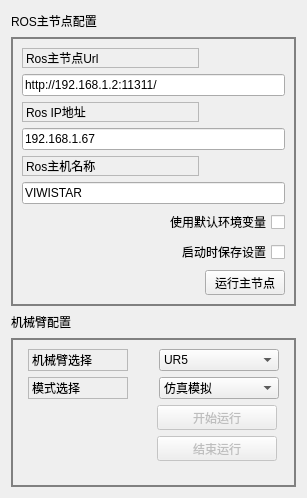
      <widget class="QWidget" name="Ros_config">
       <attribute name="title">
        <string>ROS配置</string>
       </attribute>
       <layout class="QGridLayout" name="gridLayout_8">
        <item row="0" column="0">
         <widget class="QLabel" name="label_8">
          <property name="text">
           <string>ROS主节点配置</string>
          </property>
         </widget>
        </item>
        <item row="0" column="1">
         <spacer name="horizontalSpacer_9">
          <property name="orientation">
           <enum>Qt::Horizontal</enum>
          </property>
          <property name="sizeHint" stdset="0">
           <size>
            <width>193</width>
            <height>20</height>
           </size>
          </property>
         </spacer>
        </item>
        <item row="1" column="0" colspan="2">
         <widget class="QGroupBox" name="groupBox">
          <property name="styleSheet">
           <string notr="true">QGroupBox{
border-width:2px;
border-style:solid;
border-color:gray;
margin-top:0.5ex;
}</string>
          </property>
          <property name="title">
           <string/>
          </property>
          <layout class="QGridLayout" name="gridLayout_2">
           <item row="1" column="0" colspan="2">
            <widget class="QLineEdit" name="line_edit_master">
             <property name="text">
              <string>http://192.168.1.2:11311/</string>
             </property>
            </widget>
           </item>
           <item row="8" column="0">
            <spacer name="horizontalSpacer">
             <property name="orientation">
              <enum>Qt::Horizontal</enum>
             </property>
             <property name="sizeHint" stdset="0">
              <size>
               <width>170</width>
               <height>21</height>
              </size>
             </property>
            </spacer>
           </item>
           <item row="0" column="0">
            <widget class="QLabel" name="label">
             <property name="frameShape">
              <enum>QFrame::StyledPanel</enum>
             </property>
             <property name="frameShadow">
              <enum>QFrame::Raised</enum>
             </property>
             <property name="text">
              <string>Ros主节点Url</string>
             </property>
            </widget>
           </item>
           <item row="5" column="0" colspan="2">
            <widget class="QLineEdit" name="line_edit_topic">
             <property name="enabled">
              <bool>true</bool>
             </property>
             <property name="text">
              <string>VIWISTAR</string>
             </property>
             <property name="placeholderText">
              <string>填写您的主机名称</string>
             </property>
            </widget>
           </item>
           <item row="7" column="0" colspan="2">
            <widget class="QCheckBox" name="checkbox_remember_settings">
             <property name="layoutDirection">
              <enum>Qt::RightToLeft</enum>
             </property>
             <property name="text">
              <string>启动时保存设置</string>
             </property>
            </widget>
           </item>
           <item row="3" column="0" colspan="2">
            <widget class="QLineEdit" name="line_edit_host">
             <property name="text">
              <string>192.168.1.67</string>
             </property>
            </widget>
           </item>
           <item row="8" column="1">
            <widget class="QPushButton" name="button_roscore">
             <property name="minimumSize">
              <size>
               <width>0</width>
               <height>25</height>
              </size>
             </property>
             <property name="maximumSize">
              <size>
               <width>16777215</width>
               <height>25</height>
              </size>
             </property>
             <property name="text">
              <string>运行主节点</string>
             </property>
             <property name="icon">
              <iconset resource="../resources/images.qrc">
               <normaloff>:/images/logo.png</normaloff>:/images/logo.png</iconset>
             </property>
            </widget>
           </item>
           <item row="6" column="0" colspan="2">
            <widget class="QCheckBox" name="checkbox_use_environment">
             <property name="layoutDirection">
              <enum>Qt::RightToLeft</enum>
             </property>
             <property name="text">
              <string>使用默认环境变量</string>
             </property>
            </widget>
           </item>
           <item row="4" column="0">
            <widget class="QLabel" name="label_3">
             <property name="frameShape">
              <enum>QFrame::StyledPanel</enum>
             </property>
             <property name="frameShadow">
              <enum>QFrame::Raised</enum>
             </property>
             <property name="text">
              <string>Ros主机名称</string>
             </property>
            </widget>
           </item>
           <item row="2" column="0">
            <widget class="QLabel" name="label_2">
             <property name="frameShape">
              <enum>QFrame::StyledPanel</enum>
             </property>
             <property name="frameShadow">
              <enum>QFrame::Raised</enum>
             </property>
             <property name="text">
              <string>Ros IP地址</string>
             </property>
            </widget>
           </item>
          </layout>
         </widget>
        </item>
        <item row="2" column="0" colspan="2">
         <layout class="QHBoxLayout" name="horizontalLayout_8">
          <item>
           <widget class="QLabel" name="label_9">
            <property name="text">
             <string>机械臂配置</string>
            </property>
           </widget>
          </item>
          <item>
           <spacer name="horizontalSpacer_10">
            <property name="orientation">
             <enum>Qt::Horizontal</enum>
            </property>
            <property name="sizeHint" stdset="0">
             <size>
              <width>40</width>
              <height>20</height>
             </size>
            </property>
           </spacer>
          </item>
         </layout>
        </item>
        <item row="3" column="0" colspan="2">
         <widget class="QGroupBox" name="groupBox_2">
          <property name="styleSheet">
           <string notr="true">QGroupBox{
border-width:2px;
border-style:solid;
border-color:gray;
margin-top:0.5ex;
}</string>
          </property>
          <property name="title">
           <string/>
          </property>
          <layout class="QGridLayout" name="gridLayout_4">
           <item row="0" column="0" colspan="3">
            <layout class="QHBoxLayout" name="horizontalLayout_4">
             <property name="spacing">
              <number>25</number>
             </property>
             <property name="leftMargin">
              <number>0</number>
             </property>
             <property name="rightMargin">
              <number>0</number>
             </property>
             <item>
              <widget class="QLabel" name="label_6">
               <property name="minimumSize">
                <size>
                 <width>100</width>
                 <height>0</height>
                </size>
               </property>
               <property name="maximumSize">
                <size>
                 <width>100</width>
                 <height>16777215</height>
                </size>
               </property>
               <property name="frameShape">
                <enum>QFrame::StyledPanel</enum>
               </property>
               <property name="frameShadow">
                <enum>QFrame::Raised</enum>
               </property>
               <property name="text">
                <string>机械臂选择</string>
               </property>
              </widget>
             </item>
             <item>
              <widget class="QComboBox" name="robot_arm_choice">
               <property name="minimumSize">
                <size>
                 <width>120</width>
                 <height>0</height>
                </size>
               </property>
               <property name="maximumSize">
                <size>
                 <width>120</width>
                 <height>16777215</height>
                </size>
               </property>
               <item>
                <property name="text">
                 <string>UR5</string>
                </property>
               </item>
               <item>
                <property name="text">
                 <string>Panda</string>
                </property>
               </item>
               <item>
                <property name="text">
                 <string>Fanuc_m16ib</string>
                </property>
               </item>
              </widget>
             </item>
            </layout>
           </item>
           <item row="1" column="0" colspan="3">
            <layout class="QHBoxLayout" name="horizontalLayout_5">
             <property name="spacing">
              <number>25</number>
             </property>
             <item>
              <widget class="QLabel" name="label_7">
               <property name="minimumSize">
                <size>
                 <width>100</width>
                 <height>0</height>
                </size>
               </property>
               <property name="maximumSize">
                <size>
                 <width>100</width>
                 <height>16777215</height>
                </size>
               </property>
               <property name="frameShape">
                <enum>QFrame::StyledPanel</enum>
               </property>
               <property name="frameShadow">
                <enum>QFrame::Raised</enum>
               </property>
               <property name="text">
                <string>模式选择</string>
               </property>
              </widget>
             </item>
             <item>
              <widget class="QComboBox" name="model_choice">
               <property name="minimumSize">
                <size>
                 <width>120</width>
                 <height>0</height>
                </size>
               </property>
               <property name="maximumSize">
                <size>
                 <width>120</width>
                 <height>16777215</height>
                </size>
               </property>
               <item>
                <property name="text">
                 <string>仿真模拟</string>
                </property>
               </item>
               <item>
                <property name="text">
                 <string>实时控制</string>
                </property>
               </item>
              </widget>
             </item>
            </layout>
           </item>
           <item row="2" column="0">
            <spacer name="horizontalSpacer_8">
             <property name="orientation">
              <enum>Qt::Horizontal</enum>
             </property>
             <property name="sizeHint" stdset="0">
              <size>
               <width>40</width>
               <height>20</height>
              </size>
             </property>
            </spacer>
           </item>
           <item row="2" column="1">
            <layout class="QVBoxLayout" name="verticalLayout">
             <item>
              <widget class="QPushButton" name="button_connect">
               <property name="enabled">
                <bool>false</bool>
               </property>
               <property name="sizePolicy">
                <sizepolicy hsizetype="MinimumExpanding" vsizetype="Fixed">
                 <horstretch>0</horstretch>
                 <verstretch>0</verstretch>
                </sizepolicy>
               </property>
               <property name="minimumSize">
                <size>
                 <width>0</width>
                 <height>25</height>
                </size>
               </property>
               <property name="maximumSize">
                <size>
                 <width>120</width>
                 <height>25</height>
                </size>
               </property>
               <property name="toolTip">
                <string>Set the target to the current joint trajectory state.</string>
               </property>
               <property name="statusTip">
                <string>Clear all waypoints and set the target to the current joint trajectory state.</string>
               </property>
               <property name="text">
                <string>开始运行</string>
               </property>
               <property name="checkable">
                <bool>false</bool>
               </property>
               <property name="checked">
                <bool>false</bool>
               </property>
              </widget>
             </item>
             <item>
              <widget class="QPushButton" name="button_connect_stop">
               <property name="enabled">
                <bool>false</bool>
               </property>
               <property name="minimumSize">
                <size>
                 <width>0</width>
                 <height>25</height>
                </size>
               </property>
               <property name="maximumSize">
                <size>
                 <width>16777215</width>
                 <height>25</height>
                </size>
               </property>
               <property name="text">
                <string>结束运行</string>
               </property>
              </widget>
             </item>
             <item>
              <spacer name="verticalSpacer">
               <property name="orientation">
                <enum>Qt::Vertical</enum>
               </property>
               <property name="sizeType">
                <enum>QSizePolicy::Minimum</enum>
               </property>
               <property name="sizeHint" stdset="0">
                <size>
                 <width>20</width>
                 <height>15</height>
                </size>
               </property>
              </spacer>
             </item>
            </layout>
           </item>
           <item row="2" column="2">
            <spacer name="horizontalSpacer_6">
             <property name="orientation">
              <enum>Qt::Horizontal</enum>
             </property>
             <property name="sizeType">
              <enum>QSizePolicy::Fixed</enum>
             </property>
             <property name="sizeHint" stdset="0">
              <size>
               <width>2</width>
               <height>17</height>
              </size>
             </property>
            </spacer>
           </item>
          </layout>
         </widget>
        </item>
       </layout>
      </widget>
